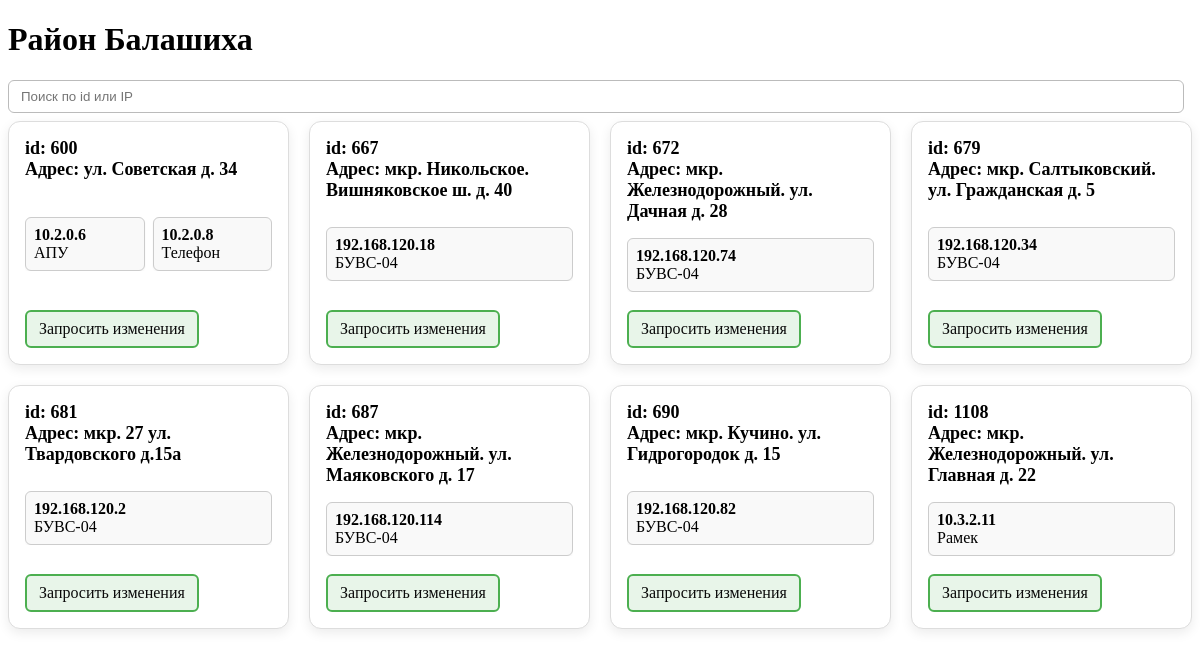
Screenshot of /raions/2/ with the database file from the repository.
### aa/models.py (models this page shows, shortened)
class Raions(models.Model):
    raion = models.CharField(max_length=20)
    def __str__(self):
        return self.raion

class Addresses(models.Model):
    num = models.IntegerField()
    address = models.CharField(max_length=255)
    raion = models.ForeignKey('Raions', on_delete=models.CASCADE, related_name='back_addresses')

class Devices(models.Model):
    ip = models.GenericIPAddressField()
    mask = models.CharField(max_length=15)
    gw = models.GenericIPAddressField()
    address = models.ForeignKey('Addresses', on_delete=models.CASCADE, related_name='back_device')
    type = models.ForeignKey('Types', on_delete=models.CASCADE, related_name='back_type')

class Types(models.Model):
    type = models.CharField(max_length=20)

### aa/views.py (the view)
# urls.py: path('raions/<int:pk>/', raion_detail, name='raion_detail'),
def raion_detail(request, pk):
    raion = get_object_or_404(Raions, pk=pk)
    return render(request, 'raion_detail.html', {'raion': raion})

### aa/templates/raion_detail.html (shortened to what this page needs)
<!DOCTYPE html>
<html lang="ru">
<head>
</head>
<body>
  <h1>Район {{ raion }}</h1>
  <div class="search-bar" aria-label="Поиск по адресам и устройствам">
    <input id="search" class="search-input" type="text" placeholder="Поиск по id или IP" />
  </div>
  <div class="addresses-grid" id="addresses-grid">
    {% for addr in raion.back_addresses.all|dictsort:"num" %}
      <div class="address-card" data-addr-id="{{ addr.id }}" aria-label="Адрес: {{ addr.address }}">
        <div class="address-title">id: {{ addr.num }}<br>Адрес: {{ addr.address }}</div>
        <div class="devices-row" aria-label="Устройства для адреса {{ addr.address }}">
          {% for dev in addr.back_device.all %}
            <a href="{% url 'device_detail' dev.pk %}" class="device-card" data-ip="{{ dev.ip }}"  aria-label="Устройство {{ dev.ip }} типа {{ dev.type.type }}">
              <strong>{{ dev.ip }}</strong><br>
              <span>{{ dev.type.type }}</span>
            </a>
          {% endfor %}
        </div>
          <div class="card-footer">
          <br><a href="{% url 'destination_page' addr.id %}"
                class="change-request-link"
                aria-label="Запросить изменения для адреса {{ addr.address }}">
                Запросить изменения
             </a>
          </div>
      </div>
    {% endfor %}
  </div>

### aa/templates/raion_detail.html (style rules this page uses)
.addresses-grid { display: grid; grid-template-columns: repeat(auto-fill, minmax(240px, 1fr)); gap: 20px; align-items: stretch; }
.address-card { border: 1px solid #ddd; border-radius: 12px; padding: 16px; background: #fff; box-shadow: 0 4px 12px rgba(0,0,0,0.08); display: flex; flex-direction: column; min-height: 180px; position: relative; }
.address-title { font-weight: bold; font-size: 18px; margin-bottom: 8px; }
.devices-row { display: grid; grid-auto-flow: column; grid-auto-columns: minmax(100px, 1fr); gap: 8px; overflow-x: auto; padding-top: 8px; margin-top: auto; }
.device-card { border: 1px solid #ccc; border-radius: 6px; padding: 8px; background: #f9f9f9; min-width: 80px; text-decoration: none; color: inherit; box-shadow: 0 1px 2px rgba(0,0,0,0.05); transition: box-shadow 0.2s ease, transform 0.2s ease; }
.search-bar { margin: 16px 0 8px; display: flex; gap: 8px; align-items: center; }
.search-input { flex: 1; padding: 8px 12px; border: 1px solid #bbb; border-radius: 6px; }
.change-request-link { display: inline-block; padding: 8px 12px; border: 2px solid #4CAF50; border-radius: 6px; text-decoration: none; color: #0a0a0a; background-color: #e8f5e9; }
.address-card .card-footer { margin-top: auto; }

### rows the page displays
Raions: raion "Балашиха"
Addresses: num "600", address "ул. Советская д. 34"
Devices: ip "10.2.0.6", type.type "АПУ"
Devices: ip "10.2.0.8", type.type "Телефон"
Addresses: num "667", address "мкр. Никольское. Вишняковское ш. д. 40"
Devices: ip "192.168.120.18", type.type "БУВС-04"
Addresses: num "672", address "мкр. Железнодорожный. ул. Дачная д. 28"
Devices: ip "192.168.120.74", type.type "БУВС-04"
Addresses: num "679", address "мкр. Салтыковский. ул. Гражданская д. 5"
Devices: ip "192.168.120.34", type.type "БУВС-04"
Addresses: num "681", address "мкр. 27 ул. Твардовского д.15а"
Devices: ip "192.168.120.2", type.type "БУВС-04"
Addresses: num "687", address "мкр. Железнодорожный. ул. Маяковского д. 17"
Devices: ip "192.168.120.114", type.type "БУВС-04"
Addresses: num "690", address "мкр. Кучино. ул. Гидрогородок д. 15"
Devices: ip "192.168.120.82", type.type "БУВС-04"
Addresses: num "1108", address "мкр. Железнодорожный. ул. Главная д. 22"
Devices: ip "10.3.2.11", type.type "Рамек"
